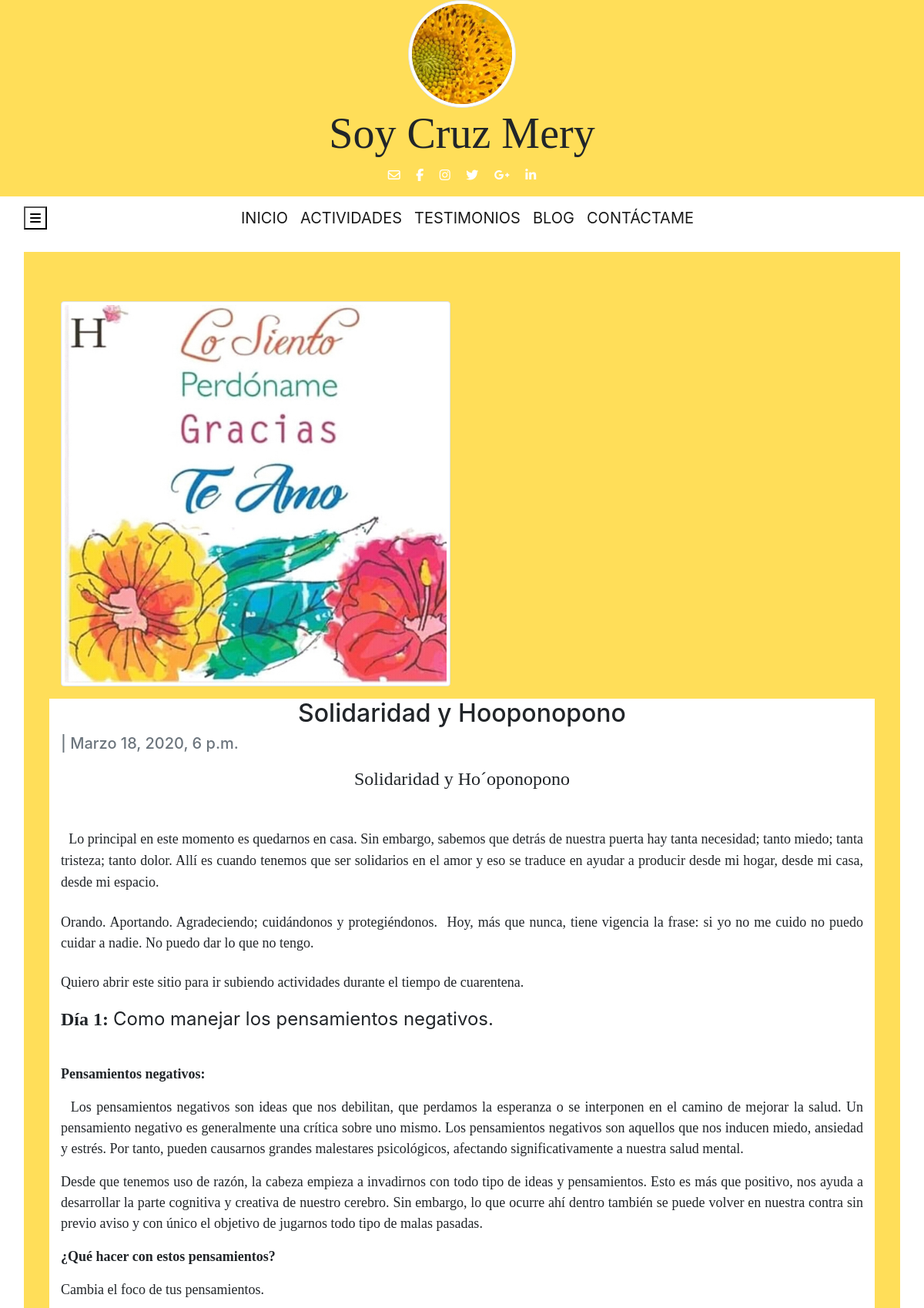
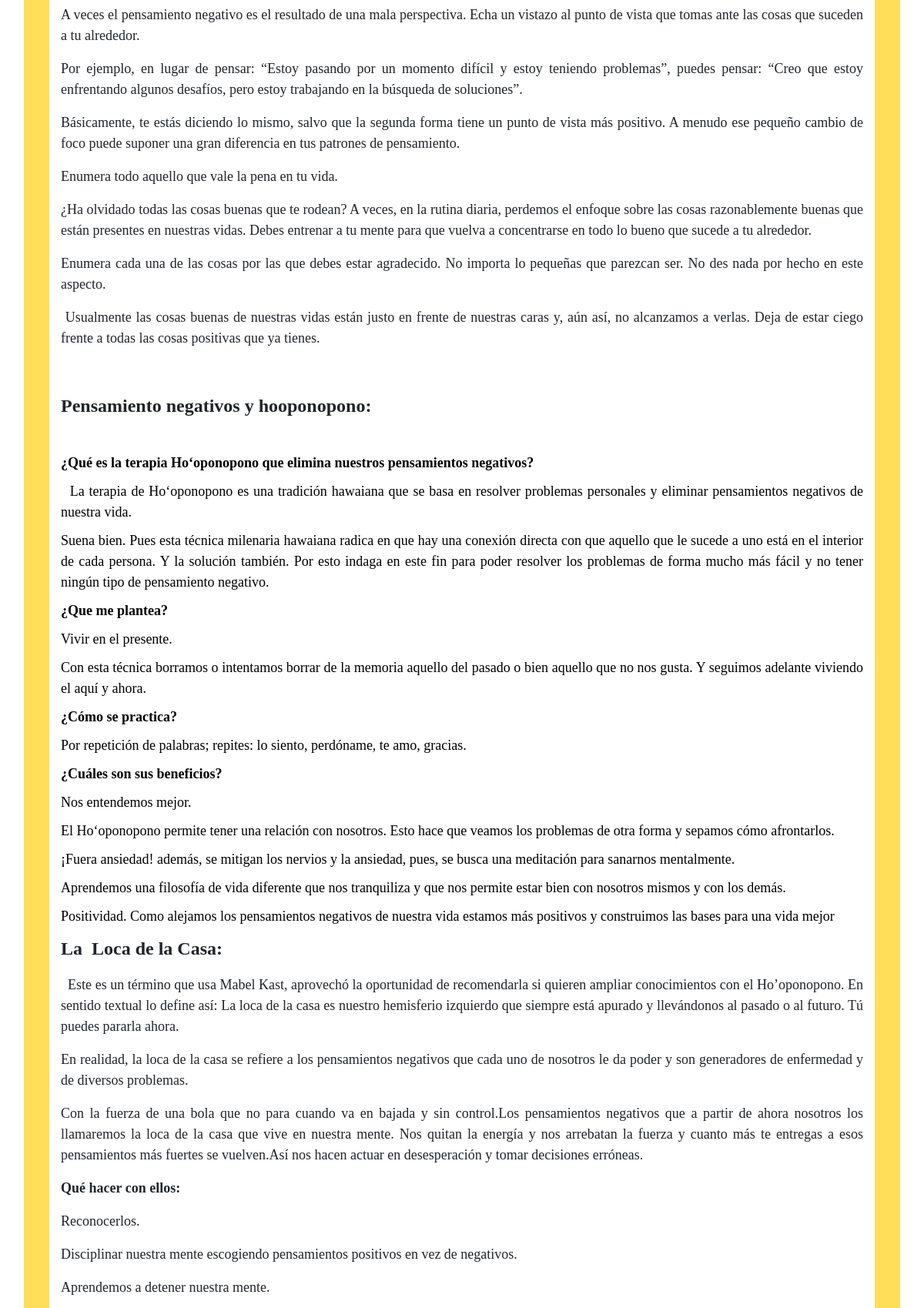
The page /actividades/principios-del-hooponopono/ (upper part) on the database its author committed (2 pictures, top to bottom).
### actividades/models.py (models this page shows, shortened)
class Actividad(models.Model):
    titulo = models.TextField(max_length=200, unique=True)
    slug = models.SlugField(editable=True, max_length=200, unique=True)
    contenido = models.TextField()
    tipo = models.TextField()
    fecha = models.DateTimeField(auto_now_add=False)
    status = models.IntegerField(choices=STATUS, default=1)
    image = models.ImageField(upload_to="actividades", null=True, blank=True,
        verbose_name="Imagen")
    class Meta:
        ordering = ['-fecha']

### actividades/views.py (the view)
# urls.py: url(r'^(?P<slug>[-\w]+)/$', views.ActividadDetail.as_view(), name='ActividadDetail'),
class ActividadDetail(generic.DetailView):
    model = Actividad
    template_name = 'detalleDeActividades.html'

### actividades/templates/detalleDeActividades.html
{% extends 'base.html' %}
{% load static %}
{% block content %}
    <div class="position-relative overflow-hidden p-3 p-md-5 m-md-3 bg-primary">
        <div class="row">
            <div class="col-md-12 mt-3 col-lg-6">
                <img class="img-thumbnail h-30" src="{{ object.image.url}}" class="" alt="{{ object.titulo }}" >
            </div>
            <div class="col-md-12 mt-3 col-lg-6">
            </div>
        </div>
        <div class="row">
            <div class="col-md-12 mt-3 col-lg-12 bg-white">
            {% autoescape off %}
                    <h2 class="text-center">{{ object.titulo }}</h2>
                    <p class="text-muted h5">| {{ object.fecha}} </p>
                    <p class="text-justify”">{{object.contenido }}</p>
            {% endautoescape %}
            </div>
        </div>
    </div>
{% endblock %}

### static/css/degradadoAzul.css (style rules this page uses)
.bg-primary { background-color: #ffde59 !important; }
.bg-white { background-color: #fff !important; }

### rows shown on the page
Actividad: image (picture), titulo "Solidaridad y Hooponopono", fecha "Marzo 18, 2020, 6 p.m.", contenido "Solidaridad y Ho´oponopono Lo principal en este momento es quedarnos en casa. Sin embargo, sabemos que detrás de nuestra puerta hay tanta necesidad; tanto miedo; tanta tristeza; tanto dolor. Allí es cuando tenemos que ser solidarios en el amor y eso se traduce en ayudar a producir desde mi hogar, desde mi casa, desde mi espacio. Orando. Aportando. Agradeciendo; cuidándonos y protegiéndonos. Hoy, más que nunca, tiene vigencia la frase: si yo no me cuido no puedo cuidar a nadie. No puedo dar lo que no tengo. Quiero abrir este sitio para ir subiendo actividades durante el tiempo de cuarentena. Día 1: Como manejar los pensamientos negativos. Pensamientos negativos: Los pensamientos negativos…"
